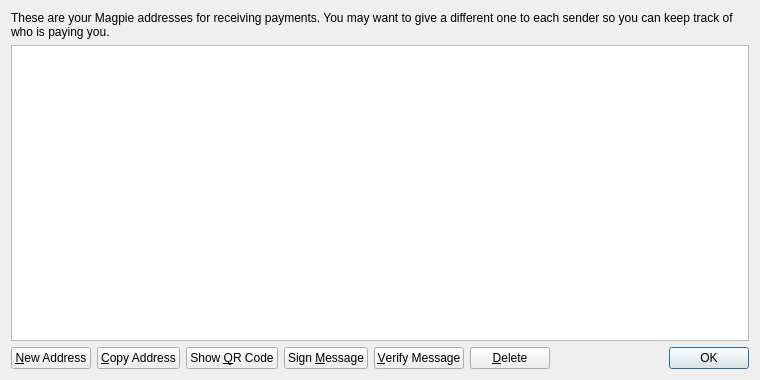
<?xml version="1.0" encoding="UTF-8"?>
<ui version="4.0">
 <class>AddressBookPage</class>
 <widget class="QWidget" name="AddressBookPage">
  <property name="geometry">
   <rect>
    <x>0</x>
    <y>0</y>
    <width>760</width>
    <height>380</height>
   </rect>
  </property>
  <property name="windowTitle">
   <string>Address Book</string>
  </property>
  <layout class="QVBoxLayout" name="verticalLayout">
   <item>
    <widget class="QLabel" name="labelExplanation">
     <property name="text">
      <string>These are your Magpie addresses for receiving payments. You may want to give a different one to each sender so you can keep track of who is paying you.</string>
     </property>
     <property name="textFormat">
      <enum>Qt::PlainText</enum>
     </property>
     <property name="wordWrap">
      <bool>true</bool>
     </property>
    </widget>
   </item>
   <item>
    <widget class="QTableView" name="tableView">
     <property name="contextMenuPolicy">
      <enum>Qt::CustomContextMenu</enum>
     </property>
     <property name="toolTip">
      <string>Double-click to edit address or label</string>
     </property>
     <property name="tabKeyNavigation">
      <bool>false</bool>
     </property>
     <property name="alternatingRowColors">
      <bool>true</bool>
     </property>
     <property name="selectionMode">
      <enum>QAbstractItemView::SingleSelection</enum>
     </property>
     <property name="selectionBehavior">
      <enum>QAbstractItemView::SelectRows</enum>
     </property>
     <property name="sortingEnabled">
      <bool>true</bool>
     </property>
     <attribute name="verticalHeaderVisible">
      <bool>false</bool>
     </attribute>
    </widget>
   </item>
   <item>
    <layout class="QHBoxLayout" name="horizontalLayout">
     <item>
      <widget class="QPushButton" name="newAddressButton">
       <property name="toolTip">
        <string>Create a new address</string>
       </property>
       <property name="text">
        <string>&amp;New Address</string>
       </property>
       <property name="icon">
        <iconset resource="../bitcoin.qrc">
         <normaloff>:/icons/add</normaloff>:/icons/add</iconset>
       </property>
      </widget>
     </item>
     <item>
      <widget class="QPushButton" name="copyToClipboard">
       <property name="toolTip">
        <string>Copy the currently selected address to the system clipboard</string>
       </property>
       <property name="text">
        <string>&amp;Copy Address</string>
       </property>
       <property name="icon">
        <iconset resource="../bitcoin.qrc">
         <normaloff>:/icons/editcopy</normaloff>:/icons/editcopy</iconset>
       </property>
      </widget>
     </item>
     <item>
      <widget class="QPushButton" name="showQRCode">
       <property name="text">
        <string>Show &amp;QR Code</string>
       </property>
       <property name="icon">
        <iconset resource="../bitcoin.qrc">
         <normaloff>:/icons/qrcode</normaloff>:/icons/qrcode</iconset>
       </property>
      </widget>
     </item>
     <item>
      <widget class="QPushButton" name="signMessage">
       <property name="toolTip">
        <string>Sign a message to prove you own a Magpie address</string>
       </property>
       <property name="text">
        <string>Sign &amp;Message</string>
       </property>
       <property name="icon">
        <iconset resource="../bitcoin.qrc">
         <normaloff>:/icons/edit</normaloff>:/icons/edit</iconset>
       </property>
      </widget>
     </item>
     <item>
      <widget class="QPushButton" name="verifyMessage">
       <property name="toolTip">
        <string>Verify a message to ensure it was signed with a specified Magpie address</string>
       </property>
       <property name="text">
        <string>&amp;Verify Message</string>
       </property>
       <property name="icon">
        <iconset resource="../bitcoin.qrc">
         <normaloff>:/icons/transaction_0</normaloff>:/icons/transaction_0</iconset>
       </property>
      </widget>
     </item>
     <item>
      <widget class="QPushButton" name="deleteButton">
       <property name="toolTip">
        <string>Delete the currently selected address from the list</string>
       </property>
       <property name="text">
        <string>&amp;Delete</string>
       </property>
       <property name="icon">
        <iconset resource="../bitcoin.qrc">
         <normaloff>:/icons/remove</normaloff>:/icons/remove</iconset>
       </property>
      </widget>
     </item>
     <item>
      <spacer name="horizontalSpacer">
       <property name="orientation">
        <enum>Qt::Horizontal</enum>
       </property>
       <property name="sizeHint" stdset="0">
        <size>
         <width>40</width>
         <height>20</height>
        </size>
       </property>
      </spacer>
     </item>
     <item>
      <widget class="QDialogButtonBox" name="buttonBox">
       <property name="sizePolicy">
        <sizepolicy hsizetype="Maximum" vsizetype="Fixed">
         <horstretch>0</horstretch>
         <verstretch>0</verstretch>
        </sizepolicy>
       </property>
       <property name="standardButtons">
        <set>QDialogButtonBox::Ok</set>
       </property>
      </widget>
     </item>
    </layout>
   </item>
  </layout>
 </widget>
 <resources>
  <include location="../bitcoin.qrc"/>
 </resources>
 <connections/>
</ui>
